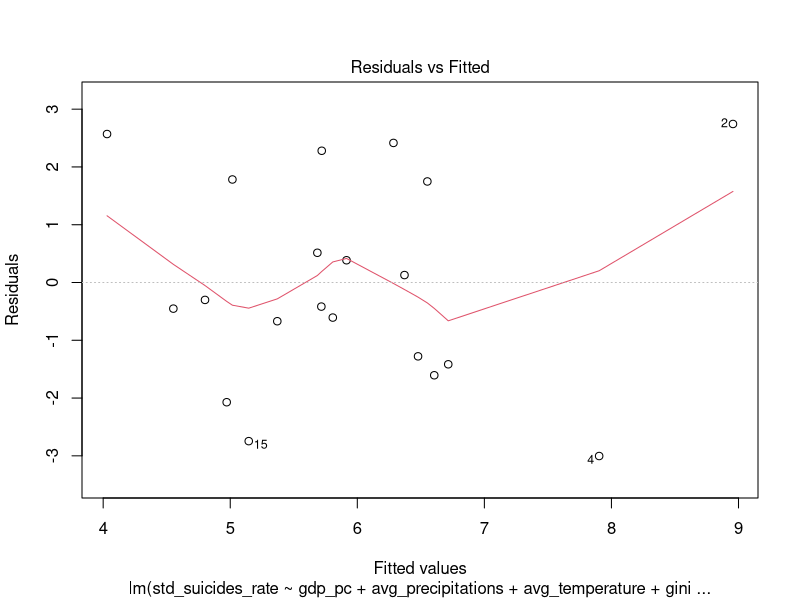

The R script that drew this image:
## ---- chunk 1

library(knitr)

library(plyr)

library(ggplot2)

# Loading data frames that we have to merge.

weather <- read.csv("TidyData_meteo.csv", header = TRUE, sep = ";", dec = ",", fill = TRUE)

gini <- read.csv("TidyData_gini.csv", header = T, sep =";", dec = ",", fill = T)

gdp <- read.csv("RoughData_gdp.csv", header = T, sep =";", dec = ",", fill = T)

# Cleaning data for gdp.

gdp <- data.frame(gdp$TIME, gdp$GEO, gdp$Value)

gdp$gdp.GEO <- as.character(gdp$gdp.GEO)

gdp$gdp.GEO[gdp$gdp.GEO == "Nord"] <- "north"
gdp$gdp.GEO[gdp$gdp.GEO == "Centro (IT)"] <- "centre"
gdp$gdp.GEO[gdp$gdp.GEO == "Sud"] <- "south"

gdp <- plyr::rename(gdp, replace = c("gdp.GEO" = "macro_area"))
gdp <- plyr::rename(gdp, replace = c("gdp.TIME" = "year"))
gdp <- plyr::rename(gdp, replace = c("gdp.Value" = "gdp_pc"))

# Merging data we have just cleaned.

MergedData1 <- merge(x = weather, y = gdp, union("macro_area", "year"), all = T )

MergedData2 <- merge(x = MergedData1, y = gini, union("macro_area", "year"), all = T )

## ---- chunk 2

# Loading and tidying data for suicides.

suicides_rough <- read.csv("RoughData_suicides.csv", header = T, sep =";", dec = ",", fill = T)

suicides_rough$macro_area <- as.character(suicides_rough$macro_area)

# Replacing wrong-named observation with new ones, analogous to observations in other data used.

suicides_rough$macro_area[suicides_rough$macro_area == "northeast"] <- "north"
suicides_rough$macro_area[suicides_rough$macro_area == "northwest"] <- "north"
suicides_rough$macro_area[suicides_rough$macro_area == "islands"] <- "south"

suicides_rough$suicides <- as.numeric(suicides_rough$suicides)

# Then we aggregated data by macro areas.
# For example we sum northeast and northwest to obtain total suicides for north.

suicides_clean <- dplyr::group_by(suicides_rough, macro_area, year)
suicides_clean <- dplyr::summarise(suicides_clean, std_suicides_rate = mean(suicides))

# Merging all data in the final dataset.
# MergedData3 contains NA, MergedData4 does not.

MergedData3 <- merge(x = MergedData2, y = suicides_clean, union("macro_area", "year"), all = T)

MergedData4 <- merge(x = MergedData2, y = suicides_clean, union("macro_area", "year"), all = F)

## ---- chunk 3

kable(MergedData4)

## ---- chunk 4

library(foreign)

library(car)

## ---- chunk 5

# Creating linear models to analyze our dataframe.

M1 <- lm(std_suicides_rate ~ gdp_pc + avg_temperature + avg_precipitations + gini_index , data = MergedData4)

M2 <- lm(std_suicides_rate ~ gdp_pc + avg_temperature + avg_precipitations , data = MergedData4)

## ---- chunk 6

# Loading a new dataframe trying to use the same model in less aggregated data.

Dataset2009 <- read.csv("TidyDataset2009.csv", header = TRUE, sep = ";", dec = ",", fill = TRUE)

## ---- chunk 7
Dataset2009 <- read.csv("TidyDataset2009.csv", header = TRUE, sep = ";", dec = ",", fill = TRUE)
## ---- chunk 8
LM1 <- lm(std_suicides_rate ~ gdp_pc + avg_precipitations + avg_temperature + gini_index , data = Dataset2009)

## ---- chunk 9

library(xtable)

TableLM1 <- xtable(LM1, digits=2)

print.xtable(TableLM1)

## ---- chunk 10
coefficients(LM1)

## ---- chunk 11
anova(LM1)
plot(LM1, which=1)
## ---- chunk 12
confint(LM1)
## ---- chunk 13

fitted(LM1)
residuals(LM1)
vcov(LM1)
